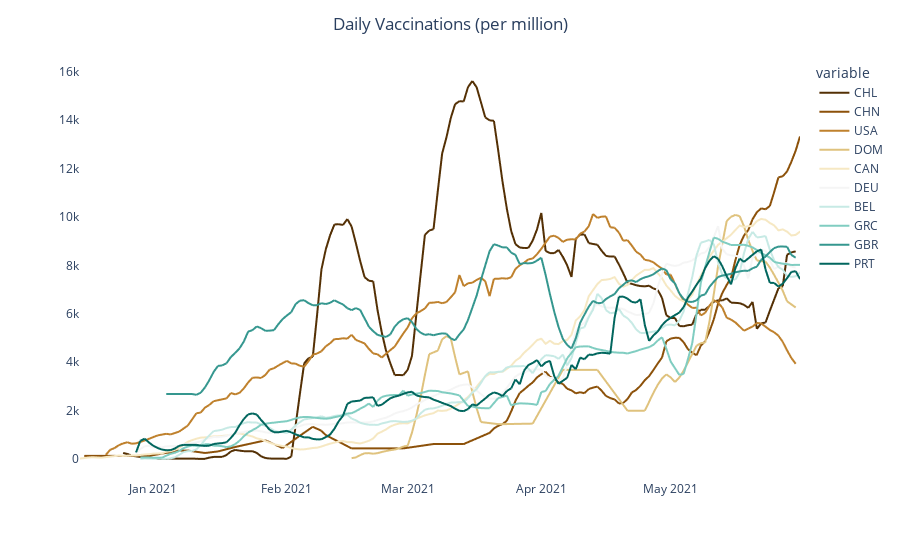

The notebook cell saved with this chart:
### Code cell
daily_vacs_fig = px.line(daily_vacs_time_df, 
                         x='date', 
                         y=top_10_countries, 
                         color_discrete_sequence=px.colors.diverging.BrBG,
                         labels={
                             'date': ' ',
                             'value': ' '
                         })
daily_vacs_fig.update_layout({'plot_bgcolor': 'rgba(0, 0, 0, 0)','paper_bgcolor': 'rgba(0, 0, 0, 0)',})
daily_vacs_fig.update_layout(title_text='Daily Vaccinations (per million)', title_x=0.5)
daily_vacs_fig.show()

### Figure 1 — Plotly figure (JSON) as saved in the notebook; plotly's stock layout.template omitted (floating-point values rounded to 4 significant figures; data arrays with more than 128 entries replaced by an {"elided": "..."} marker saying what was removed)
{"data": [{"hovertemplate": "variable=CHL<br> =%{y}<extra></extra>", "legendgroup": "CHL", "line": {"color": "rgb(84,48,5)", "dash": "solid"}, "mode": "lines", "name": "CHL", "showlegend": true, "type": "scattergl", "x": {"elided": "168 str values"}, "xaxis": "x", "y": {"elided": "168 int values"}, "yaxis": "y"}, {"hovertemplate": "variable=CHN<br> =%{y}<extra></extra>", "legendgroup": "CHN", "line": {"color": "rgb(140,81,10)", "dash": "solid"}, "mode": "lines", "name": "CHN", "showlegend": true, "type": "scattergl", "x": {"elided": "168 str values"}, "xaxis": "x", "y": {"elided": "168 int values"}, "yaxis": "y"}, {"hovertemplate": "variable=USA<br> =%{y}<extra></extra>", "legendgroup": "USA", "line": {"color": "rgb(191,129,45)", "dash": "solid"}, "mode": "lines", "name": "USA", "showlegend": true, "type": "scattergl", "x": {"elided": "168 str values"}, "xaxis": "x", "y": {"elided": "168 int values"}, "yaxis": "y"}, {"hovertemplate": "variable=DOM<br> =%{y}<extra></extra>", "legendgroup": "DOM", "line": {"color": "rgb(223,194,125)", "dash": "solid"}, "mode": "lines", "name": "DOM", "showlegend": true, "type": "scattergl", "x": {"elided": "168 str values"}, "xaxis": "x", "y": {"elided": "168 int values"}, "yaxis": "y"}, {"hovertemplate": "variable=CAN<br> =%{y}<extra></extra>", "legendgroup": "CAN", "line": {"color": "rgb(246,232,195)", "dash": "solid"}, "mode": "lines", "name": "CAN", "showlegend": true, "type": "scattergl", "x": {"elided": "168 str values"}, "xaxis": "x", "y": {"elided": "168 int values"}, "yaxis": "y"}, {"hovertemplate": "variable=DEU<br> =%{y}<extra></extra>", "legendgroup": "DEU", "line": {"color": "rgb(245,245,245)", "dash": "solid"}, "mode": "lines", "name": "DEU", "showlegend": true, "type": "scattergl", "x": {"elided": "168 str values"}, "xaxis": "x", "y": {"elided": "168 int values"}, "yaxis": "y"}, {"hovertemplate": "variable=BEL<br> =%{y}<extra></extra>", "legendgroup": "BEL", "line": {"color": "rgb(199,234,229)", "dash": "solid"}, "mode": "lines", "name": "BEL", "showlegend": true, "type": "scattergl", "x": {"elided": "168 str values"}, "xaxis": "x", "y": {"elided": "168 int values"}, "yaxis": "y"}, {"hovertemplate": "variable=GRC<br> =%{y}<extra></extra>", "legendgroup": "GRC", "line": {"color": "rgb(128,205,193)", "dash": "solid"}, "mode": "lines", "name": "GRC", "showlegend": true, "type": "scattergl", "x": {"elided": "168 str values"}, "xaxis": "x", "y": {"elided": "168 int values"}, "yaxis": "y"}, {"hovertemplate": "variable=GBR<br> =%{y}<extra></extra>", "legendgroup": "GBR", "line": {"color": "rgb(53,151,143)", "dash": "solid"}, "mode": "lines", "name": "GBR", "showlegend": true, "type": "scattergl", "x": {"elided": "168 str values"}, "xaxis": "x", "y": {"elided": "168 int values"}, "yaxis": "y"}, {"hovertemplate": "variable=PRT<br> =%{y}<extra></extra>", "legendgroup": "PRT", "line": {"color": "rgb(1,102,94)", "dash": "solid"}, "mode": "lines", "name": "PRT", "showlegend": true, "type": "scattergl", "x": {"elided": "168 str values"}, "xaxis": "x", "y": {"elided": "168 int values"}, "yaxis": "y"}], "layout": {"legend": {"title": {"text": "variable"}, "tracegroupgap": 0}, "margin": {"t": 60}, "paper_bgcolor": "rgba(0, 0, 0, 0)", "plot_bgcolor": "rgba(0, 0, 0, 0)", "title": {"text": "Daily Vaccinations (per million)", "x": 0.5}, "xaxis": {"anchor": "y", "domain": [0, 1], "title": {"text": " "}}, "yaxis": {"anchor": "x", "domain": [0, 1], "title": {"text": " "}}}}
